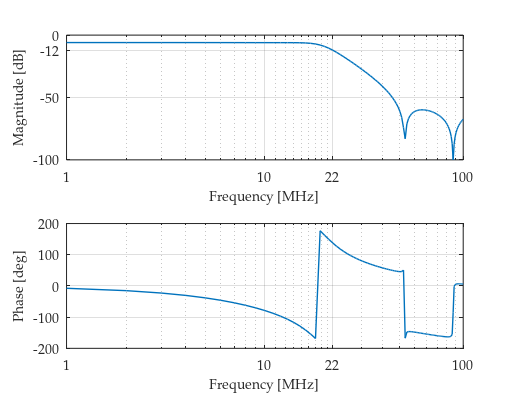

Reproduce this figure in MATLAB.
%% Calculation of transfer function of Flex 400 front end

%% Resistances:
R61 = 95.3;
R3 = 2;
R5 = 2;
R7 = 100;

%% Capacitors:
C92 = 4.7e-12;
C90 = 150e-12;
C91 = 8.2e-12;
C89 = 82e-12;

%% Inductors:
L1 = 0.68e-6;
L3 = 1.2e-6;

%% Frequency in MHz:
f = 1:1:100; 
f = f*1e6;

w = 2*pi*f;

%% Calculate first section:
% Lok at: rx400.pdf schematic for the in-phase
% Z1 = R61 + (C92 || (L1+R3))
% Z2 = C91 || (L3 + R5)
% Z3 = C90
% Z4 = C89 || R7

Z1 = R61 + (1i.*w*L1+R3)./(1-w.^2*L1*C92+1i*w*R3*C92);
Z2 = (1i.*w*L3+R5)./(1-w.^2*L3*C91+1i*w*R5*C91);
Z3 = 1./(1i.*w*C90);
Z4 = 1./(1/R7+1i*w*C89);

% Z5 = Z3 || Z2+Z4

Z5 = 1./(1./Z3+1./(Z2+Z4));

%% Calculate the whole filter:

H_w = (Z5./(Z1+Z5)).*(Z4./(Z2+Z4));
H_w_log = 20*log10(abs(H_w));


figure_obj = figure('Units','centimeters',...
       'Position',[2 2 13 10]);
   
set(figure_obj,'PaperUnits','centimeters');
set(figure_obj,'PaperSize',[13 10]);



subplot(2,1,1);
semilogx(f,H_w_log);
grid on;
axis([1e6 100e6 -100 0]);
xlabel('Frequency [MHz]','FontName','Palatino','FontSize',10);
set(gca,'XTick',[1e6 10e6 22e6 100e6]);
set(gca,'XTickLabel','1|10|22|100');
ylabel('Magnitude [dB]','FontName','Palatino','FontSize',10);
set(gca,'YTick',[-100 -50 -12 0]);
set(gca,'FontName','Palatino','FontSize',10);


subplot(2,1,2);
semilogx(f,angle(H_w)/(2*pi)*360);
grid on;
xlabel('Frequency [MHz]','FontName','Palatino','FontSize',10);
set(gca,'XTick',[1e6 10e6 22e6 100e6]);
set(gca,'XTickLabel','1|10|22|100');
ylabel('Phase [deg]','FontName','Palatino','FontSize',10);
set(gca,'FontName','Palatino','FontSize',10);

set(gcf,'PaperPositionMode','auto')
set(findobj('Type','line'),'Linewidth',1)
print -dpdf -f1 transfer_function_flex400.pdf

